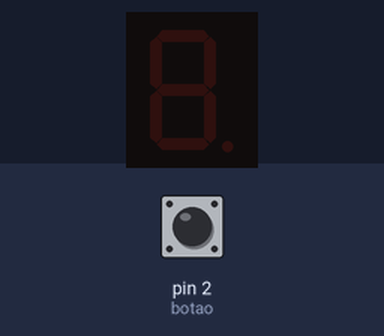
A sketch run on a simulated Arduino Uno, built with avr-gcc and run on an emulated ATmega328P. Shown: 1-digit seven-segment display. Wiring (inferred from the names in the program): 1-digit 7-segment display, segments lit when HIGH: segments pin 13, pin 12, pin 11, pin 10, pin 9, pin 8, pin 7. Inputs (shaded band) come from the test bench; at power-on: pin 2 (botao) HIGH. The segment pins are drawn as the display they are named for.

Above: at 1.2 s.
1.3 s: pin 2 (botao) pulled LOW for 0.15 s
At 1.7 s:
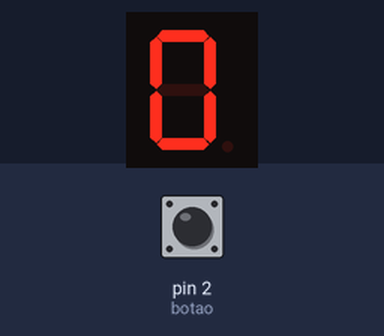
4.3 s: pin 2 (botao) pulled LOW for 3.2 s
At 7.2 s:
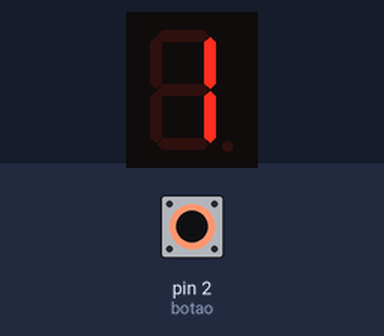
Timing chart, 0 to 8.7 s (numbered marks = the images above; inputs shaded):
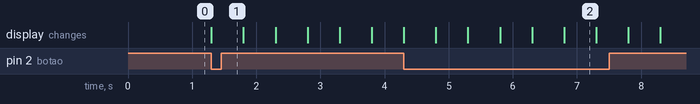

Measured:
- after the input at 1.3 s, the display: changes at once (image 1)
- what the display in image 2 shows lasts 0.5 s, from 6.8 s to 7.3 s

The sketch:

display_7segmentos.ino
```cpp
// Contador com botão e display 7 segmentos, utilizando funções
//
// Criado por: Erick León, 2022
// Baseado no código disponível em:
// https://github.com/edlbcamargo/embarcasaude/blob/main/display_7segmentos_longo/display_7segmentos_longo.ino

int a = 13;    // pino correspondente ao LED a
int b = 12;    // pino correspondente ao LED b
int c = 11;    // pino correspondente ao LED c
int d = 10;    // pino correspondente ao LED d
int e = 9;     // pino correspondente ao LED e
int f = 8;     // pino correspondente ao LED f
int g = 7;     // pino correspondente ao LED g
int botao = 2; // pino correspondente ao botão
int tempo_ms = 500; // tempo de espera, em milissegundos

// este código só roda quando é chamado em outra função
void mostra_numero(int va, int vb, int vc, int vd, int ve, int vf, int vg) {
        digitalWrite(a, va);
        digitalWrite(b, vb);
        digitalWrite(c, vc);
        digitalWrite(d, vd);
        digitalWrite(e, ve);
        digitalWrite(f, vf);
        digitalWrite(g, vg);
        delay(tempo_ms);
}

// este código só é rodado uma vez, no início
void setup () {
    pinMode(a, OUTPUT);           // Define o pino 'a' como saída
    pinMode(b, OUTPUT);           // Define o pino 'b' como saída
    pinMode(c, OUTPUT);           // Define o pino 'c' como saída
    pinMode(d, OUTPUT);           // Define o pino 'd' como saída
    pinMode(e, OUTPUT);           // Define o pino 'e' como saída
    pinMode(f, OUTPUT);           // Define o pino 'f' como saída
    pinMode(g, OUTPUT);           // Define o pino 'g' como saída
    pinMode(botao, INPUT_PULLUP); // Define o pino 'botao' como entrada
}

// este código se repete indefinidamente
void loop () {
    if (digitalRead(botao) == LOW) {
        mostra_numero(1, 1, 1, 1, 1, 1, 0); // zero
        mostra_numero(0, 1, 1, 0, 0, 0, 0); // um
        mostra_numero(1, 1, 0, 1, 1, 0, 1); // dois
        mostra_numero(1, 1, 1, 1, 0, 0, 1); // tres
        mostra_numero(0, 1, 1, 0, 0, 1, 1); // quatro
        mostra_numero(1, 0, 1, 1, 0, 1, 1); // cinco
        mostra_numero(1, 0, 1, 1, 1, 1, 1); // seis
        mostra_numero(1, 1, 1, 0, 0, 0, 0); // sete
        mostra_numero(1, 1, 1, 1, 1, 1, 1); // oito
        mostra_numero(1, 1, 1, 1, 0, 1, 1); // nove
    }
}
```
